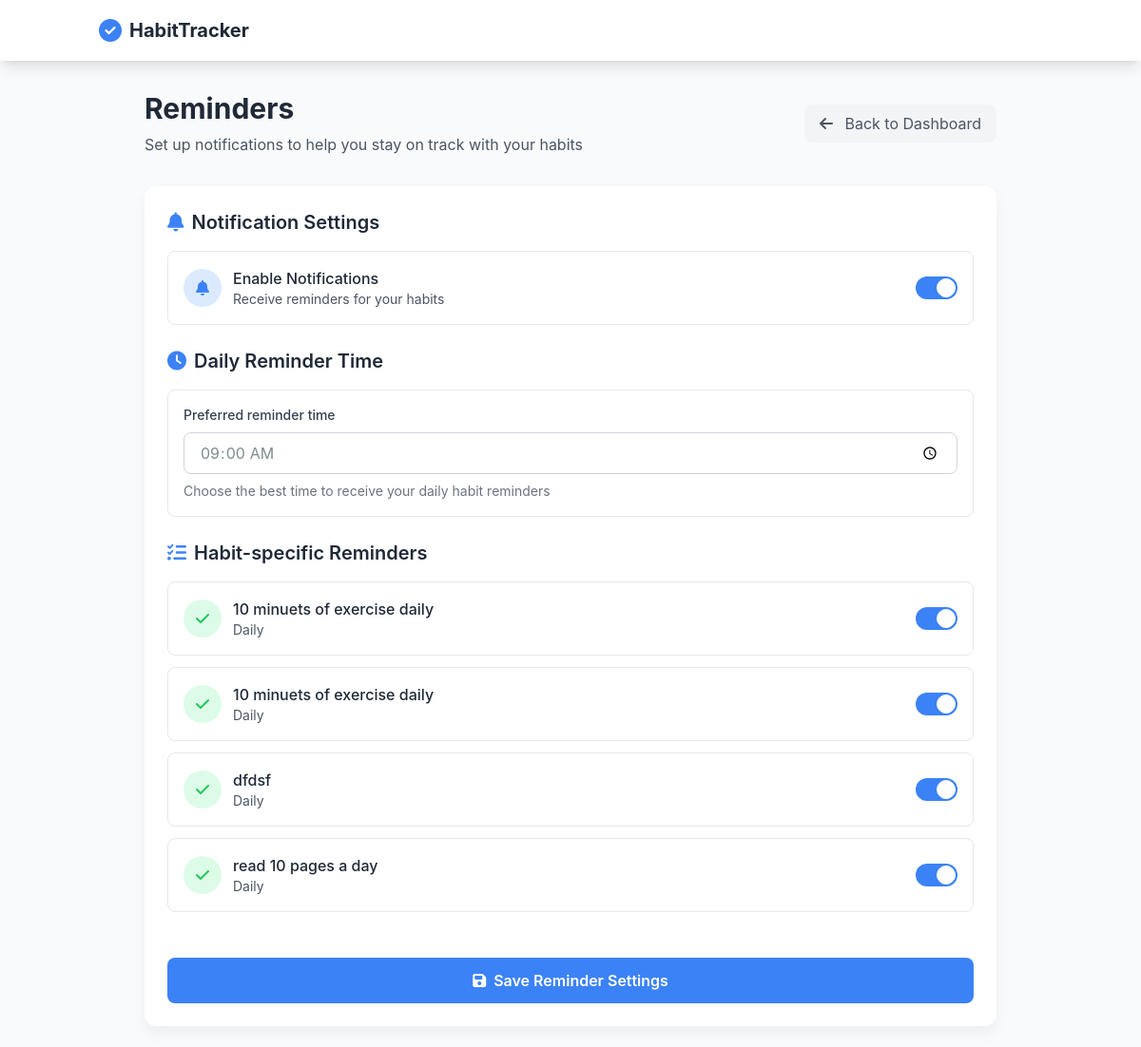
/reminders.php (signed in, upper part), run on an earlier commit of the app's database.
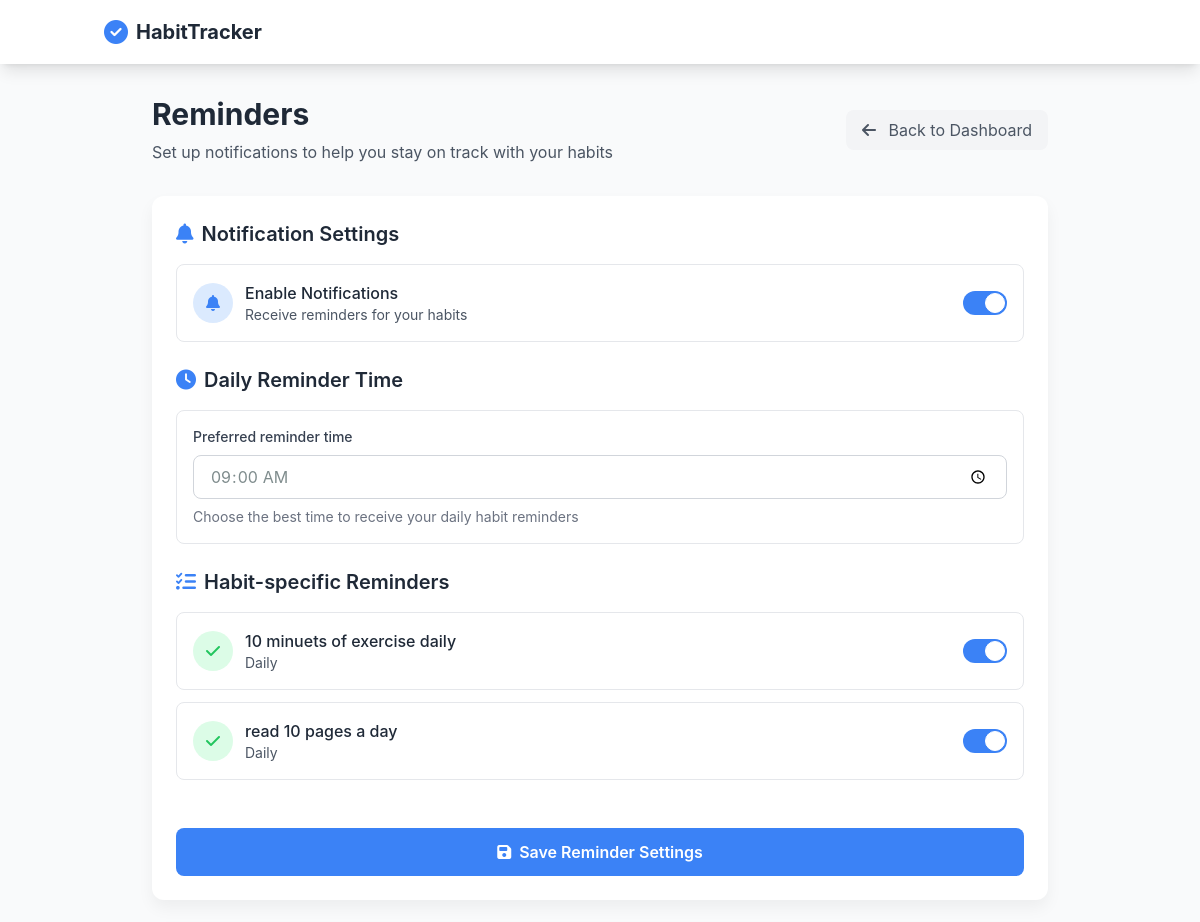
And on a later commit of the database.
### tables this page shows
CREATE TABLE `habits` (
  `id` int(11) NOT NULL,
  `user_id` int(11) NOT NULL,
  `name` varchar(255) NOT NULL,
  `description` text DEFAULT NULL,
  `frequency` enum('daily','weekly','custom') NOT NULL,
  `custom_days` varchar(20) DEFAULT NULL,
  `start_date` date NOT NULL,
  `end_date` date DEFAULT NULL,
  `created_at` timestamp NOT NULL DEFAULT current_timestamp(),
  `category` enum('health','productivity','learning','fitness','others') DEFAULT 'health',
  `is_public` tinyint(1) DEFAULT 0,
  `is_visible_to_group` tinyint(1) DEFAULT 0
);

### reminders.php (the view, shortened to what the changed rows need)
<?php
$user_id = $_SESSION['user_id'];
require_once 'header.php';
?>
<div class="max-w-4xl mx-auto">
    <div class="flex items-center justify-between mb-8">
        <div>
            <h1 class="text-3xl font-bold text-gray-800 mb-2">Reminders</h1>
        </div>
    </div>
    <div class="app-card p-6">
        <form id="reminder-form" class="space-y-6" action="settings.php" method="POST">
            <div>
                <h2 class="text-xl font-semibold text-gray-800 mb-4 flex items-center">
                    <i class="fas fa-bell text-blue-500 mr-2"></i>
                    Notification Settings
                </h2>
            </div>
            <div>
                <h2 class="text-xl font-semibold text-gray-800 mb-4 flex items-center">
                    <i class="fas fa-clock text-blue-500 mr-2"></i>
                    Daily Reminder Time
                </h2>
            </div>
            <div>
                <h2 class="text-xl font-semibold text-gray-800 mb-4 flex items-center">
                    <i class="fas fa-list-check text-blue-500 mr-2"></i>
                    Habit-specific Reminders
                </h2>
                <div class="space-y-3">
                    <?php
                    $stmt = $pdo->prepare("SELECT * FROM habits WHERE user_id = ? ORDER BY name");
                    $stmt->execute([$user_id]);
                    $habits = $stmt->fetchAll();
                    if (empty($habits)): ?>
                        <div class="text-center py-8 text-gray-500">
                            <i class="fas fa-list-check text-3xl text-gray-300 mb-3"></i>
                            <p>No habits yet</p>
                            <a href="add-habit.php" class="text-blue-500 hover:text-blue-600 text-sm">
                                Add your first habit to set reminders
                            </a>
                        </div>
                    <?php else: ?>
                        <?php foreach ($habits as $habit): ?>
                            <div class="flex items-center justify-between p-4 border rounded-lg">
                                <div class="flex items-center space-x-3">
                                    <div class="w-10 h-10 bg-green-100 rounded-full flex items-center justify-center">
                                        <i class="fas fa-check text-green-500"></i>
                                    </div>
                                    <div>
                                        <div class="font-medium text-gray-800"><?php echo htmlspecialchars($habit['name']); ?></div>
                                        <div class="text-sm text-gray-600"><?php echo ucfirst($habit['frequency']); ?></div>
                                    </div>
                                </div>
                                <label class="relative inline-flex items-center cursor-pointer">
                                    <div class="w-11 h-6 bg-gray-200 peer-focus:outline-none rounded-full peer peer-checked:after:translate-x-full peer-checked:after:border-white after:content-[''] after:absolute after:top-[2px] after:left-[2px] after:bg-white after:border-gray-300 after:border after:rounded-full after:h-5 after:w-5 after:transition-all peer-checked:bg-blue-500"></div>
                                </label>
                            </div>
                        <?php endforeach; ?>
                    <?php endif; ?>
                </div>
            </div>
        </form>
    </div>
</div>
<?php require_once 'footer.php'; ?>

What changed in the data, as far as the page shows it:
removed habits: name "10 minuets of exercise daily", frequency "Daily"
removed habits: name "dfdsf", frequency "Daily"
